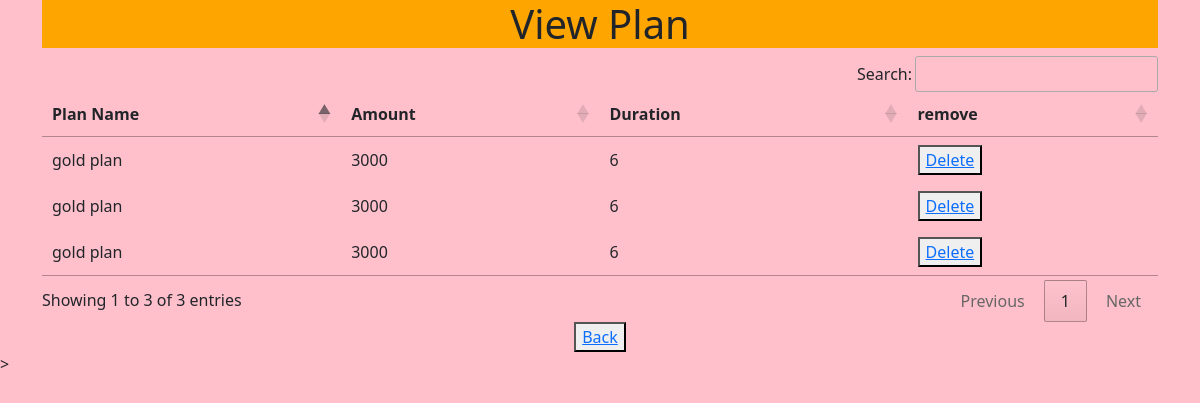
Screenshot of /gym/admin13/ (signed in) with the database file from the repository.
### gym/models.py (models this page shows, shortened)
class Plan(models.Model):
	name = models.CharField(max_length=100)
	amount = models.CharField(max_length=100)
	duration = models.CharField(max_length=100)

### gym/views/register.py (the view)
# urls.py: path('admin13/',view_plan),
def view_plan(request):
	if not request.user.is_staff:
		return redirect('loginpage')
	equ = Plan.objects.all()
	dictt={'equ':equ}
	return render(request,'view_plan.html',dictt)

### gym/templates/view_plan.html (shortened to what this page needs)
<!doctype html>
<html lang="en">
  <head>
    <link href="https://cdn.jsdelivr.net/npm/bootstrap@5.0.2/dist/css/bootstrap.min.css" rel="stylesheet">
  </head>
  <body id='ka'>
 <div class="container" align='center'>
    <div class='jumbotron' >
      <h1>View Plan</h1>
  <form action="/gym/admin13/" method="post">{% csrf_token %}
  <table id="example">
    <thead>
      <tr>
        <th><b>Plan Name&nbsp&nbsp&nbsp&nbsp&nbsp&nbsp&nbsp&nbsp&nbsp&nbsp</b></th>
          <th><b>Amount&nbsp&nbsp&nbsp&nbsp&nbsp&nbsp&nbsp&nbsp&nbsp&nbsp</b></th>
            <th><b>Duration&nbsp&nbsp&nbsp&nbsp&nbsp&nbsp&nbsp&nbsp&nbsp&nbsp&nbsp&nbsp&nbsp&nbsp&nbsp</b></th>
                  <th><b>remove&nbsp&nbsp&nbsp&nbsp&nbsp&nbsp&nbsp&nbsp&nbsp&nbsp</b></th>
      </tr>
    </thead>
    <tbody>
      {% for i in equ %}
      <tr>
        <td>{{i.name}}</td>
        <td>{{i.amount}}</td>
        <td>{{i.duration}}</td>
        <td><button><a href="/gym/admin14/{{i.id}}/" onclick="return confirm('Are you sure')">Delete</a></button></td>
      </tr>
      {% endfor %}
    </tbody>
  </table>
</form>
        <td><button type="submit"><a href='/gym/admin1/'>Back</a></button></td>
    </div>
</div>
<script src="https://code.jquery.com/jquery-3.5.1.js"></script>>
<link rel="stylesheet" type="text/css" href="https://cdn.datatables.net/1.10.25/css/jquery.dataTables.min.css">
<link rel="stylesheet" type="text/css" href="https://cdn.datatables.net/buttons/1.7.1/css/buttons.dataTables.min.css">
</body>
</html>

### gym/templates/view_plan.html (style rules this page uses)
h1 { background-color: orange; margin-top: 100px }
#ka { background-color: pink; }

### rows the page displays
Plan: name "gold plan", amount "3000", duration "6"
Plan: name "gold plan", amount "3000", duration "6"
Plan: name "gold plan", amount "3000", duration "6"
